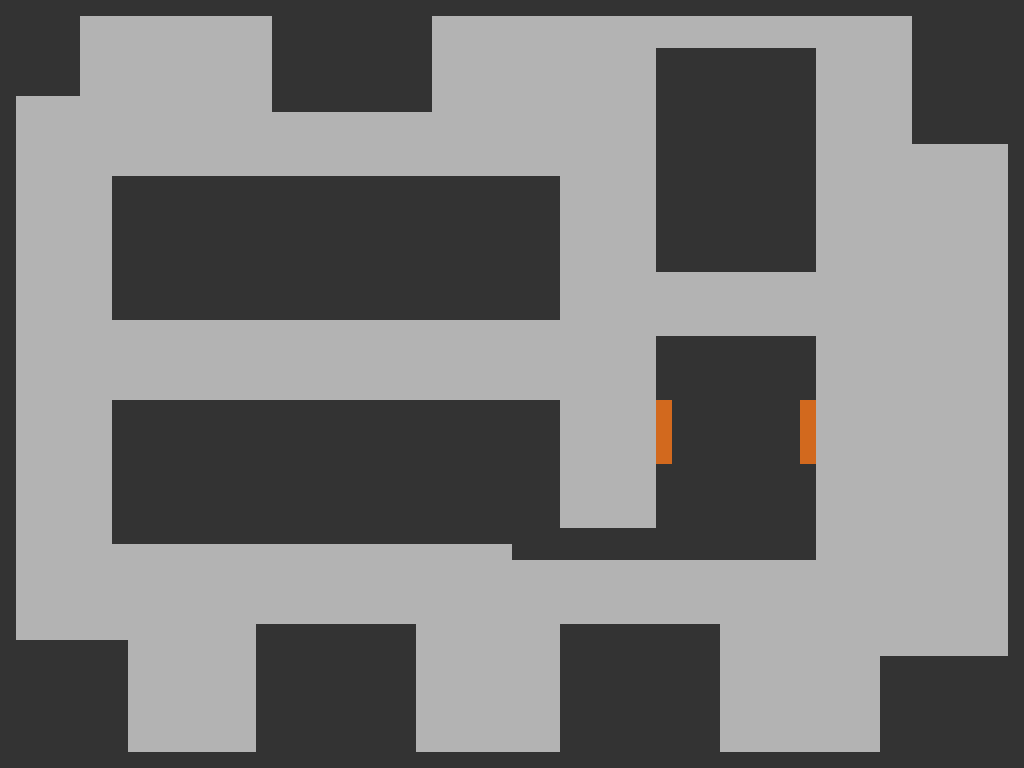

Tiled map render using the project's own tile images. Description and the map definition, with tile-layer contents summarised, below:
An orthogonal 64x48 tile map with 16x16 px tiles, 1 tile layer (Tile Layer 1) and 21 objects (10x Location, 9x Actor, 2x Door).

<map version="1.0" orientation="orthogonal" width="64" height="48" tilewidth="16" tileheight="16">
 <tileset firstgid="1" name="tileset-2" tilewidth="16" tileheight="16">
  <image source="tileset-2.png" width="48" height="64" />
 </tileset>
 <layer name="Tile Layer 1" width="64" height="48">
  <properties>
   <property name="type" value="visual" />
  </properties>
  <data>[3072 cells, 3072 non-empty, 3 distinct tile ids]</data>
 </layer>
 <objectgroup name="All Missions" width="64" height="48">
  <properties>
   <property name="AllMissions" value="True" />
  </properties>
  <object name="shop-west" type="Location" gid="7" x="640" y="435" />
  <object name="shop-east" type="Location" gid="7" x="818" y="434" />
  <object name="TestDoor1" type="Door" x="658" y="404" width="11" height="57">
   <properties>
    <property name="leads_to" value="world-5" />
    <property name="location" value="shop-west" />
   </properties>
  </object>
  <object name="TestDoor2" type="Door" x="803" y="404" width="11" height="57">
   <properties>
    <property name="leads_to" value="world-5" />
    <property name="location" value="shop-east" />
   </properties>
  </object>
 </objectgroup>
 <objectgroup name="Mission1a" width="64" height="48">
  <properties>
   <property name="Mission1a" value="True" />
  </properties>
  <object name="station-one" type="Actor" gid="10" x="341" y="153">
   <properties>
    <property name="cls" value="Agent" />
    <property name="look_direction" value="-90" />
    <property name="look_movement" value="0.5" />
    <property name="look_pause" value="1" />
    <property name="look_range" value="90" />
    <property name="motion" value="station" />
    <property name="sprite" value="agent" />
   </properties>
  </object>
  <object name="start" type="Location" x="599" y="504" />
  <object name="SouthPatrol-a" type="Actor" gid="3" x="356" y="571">
   <properties>
    <property name="cls" value="Agent" />
    <property name="motion" value="patrol" />
    <property name="patrol" value="south" />
    <property name="sprite" value="agent" />
   </properties>
  </object>
  <object name="station-one" type="Actor" gid="10" x="147" y="367">
   <properties>
    <property name="cls" value="Agent" />
    <property name="look_direction" value="180" />
    <property name="look_movement" value="2" />
    <property name="look_pause" value="2" />
    <property name="look_range" value="45" />
    <property name="motion" value="station" />
    <property name="sprite" value="agent" />
   </properties>
  </object>
  <object name="EastPatrol-a" type="Actor" gid="3" x="884" y="490">
   <properties>
    <property name="cls" value="Agent" />
    <property name="motion" value="patrol" />
    <property name="patrol" value="east" />
    <property name="sprite" value="agent" />
   </properties>
  </object>
  <object name="a1" type="Location" gid="7" x="885" y="439">
   <properties>
    <property name="index" value="1" />
    <property name="patrol" value="east" />
   </properties>
  </object>
  <object name="a1" type="Location" gid="7" x="951" y="198">
   <properties>
    <property name="index" value="3" />
    <property name="patrol" value="east" />
   </properties>
  </object>
  <object name="a1" type="Location" gid="7" x="801" y="713">
   <properties>
    <property name="index" value="2" />
    <property name="patrol" value="east" />
   </properties>
  </object>
  <object name="a1" type="Location" gid="7" x="401" y="571">
   <properties>
    <property name="index" value="1" />
    <property name="patrol" value="south" />
   </properties>
  </object>
  <object name="a1" type="Location" gid="7" x="478" y="710">
   <properties>
    <property name="index" value="2" />
    <property name="patrol" value="south" />
   </properties>
  </object>
  <object name="a1" type="Location" gid="7" x="170" y="711">
   <properties>
    <property name="index" value="3" />
    <property name="patrol" value="south" />
   </properties>
  </object>
  <object name="EastPatrol-a" type="Actor" gid="3" x="936" y="252">
   <properties>
    <property name="cls" value="Agent" />
    <property name="motion" value="patrol" />
    <property name="patrol" value="east" />
    <property name="sprite" value="agent" />
   </properties>
  </object>
  <object name="SouthPatrol-a" type="Actor" gid="3" x="176" y="658">
   <properties>
    <property name="cls" value="Agent" />
    <property name="motion" value="patrol" />
    <property name="patrol" value="south" />
    <property name="sprite" value="agent" />
   </properties>
  </object>
  <object name="SouthPatrol-a" type="Actor" gid="3" x="471" y="659">
   <properties>
    <property name="cls" value="Agent" />
    <property name="motion" value="patrol" />
    <property name="patrol" value="south" />
    <property name="sprite" value="agent" />
   </properties>
  </object>
  <object name="Bob" type="Actor" gid="5" x="570" y="234">
   <properties>
    <property name="cls" value="SuperSecretAgent" />
    <property name="look_direction" value="0" />
    <property name="look_movement" value="0.2" />
    <property name="look_pause" value="3" />
    <property name="look_range" value="45" />
    <property name="motion" value="station" />
    <property name="sprite" value="talker" />
   </properties>
  </object>
 </objectgroup>
 <objectgroup name="Mission1b" width="64" height="48">
  <properties>
   <property name="Mission1b" value="True" />
  </properties>
  <object name="start" type="Location" x="608" y="206" width="18" height="19" />
  <object name="Bob" type="Actor" gid="5" x="446" y="369">
   <properties>
    <property name="cls" value="SuperSecretAgent" />
    <property name="look_direction" value="0" />
    <property name="look_movement" value="0.2" />
    <property name="look_pause" value="3" />
    <property name="look_range" value="45" />
    <property name="motion" value="station" />
    <property name="sprite" value="talker" />
   </properties>
  </object>
 </objectgroup>
</map>
